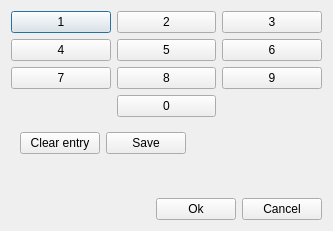
<?xml version="1.0" encoding="UTF-8"?>
<ui version="4.0">
 <class>CLogin</class>
 <widget class="QDialog" name="CLogin">
  <property name="geometry">
   <rect>
    <x>0</x>
    <y>0</y>
    <width>333</width>
    <height>231</height>
   </rect>
  </property>
  <property name="windowTitle">
   <string>Dialog</string>
  </property>
  <layout class="QVBoxLayout" name="verticalLayout">
   <item>
    <layout class="QGridLayout" name="gridLayout">
     <item row="0" column="0">
      <widget class="QPushButton" name="pPB1">
       <property name="text">
        <string>1</string>
       </property>
       <property name="digit" stdset="0">
        <string>1</string>
       </property>
      </widget>
     </item>
     <item row="0" column="1">
      <widget class="QPushButton" name="pPB2">
       <property name="text">
        <string>2</string>
       </property>
       <property name="digit" stdset="0">
        <string>2</string>
       </property>
      </widget>
     </item>
     <item row="0" column="2">
      <widget class="QPushButton" name="pPB3">
       <property name="text">
        <string>3</string>
       </property>
       <property name="digit" stdset="0">
        <string>3</string>
       </property>
      </widget>
     </item>
     <item row="1" column="0">
      <widget class="QPushButton" name="pPB4">
       <property name="text">
        <string>4</string>
       </property>
       <property name="digit" stdset="0">
        <string>4</string>
       </property>
      </widget>
     </item>
     <item row="1" column="1">
      <widget class="QPushButton" name="pPB5">
       <property name="text">
        <string>5</string>
       </property>
       <property name="digit" stdset="0">
        <string>5</string>
       </property>
      </widget>
     </item>
     <item row="1" column="2">
      <widget class="QPushButton" name="pPB6">
       <property name="text">
        <string>6</string>
       </property>
       <property name="digit" stdset="0">
        <string>6</string>
       </property>
      </widget>
     </item>
     <item row="2" column="0">
      <widget class="QPushButton" name="pPB7">
       <property name="text">
        <string>7</string>
       </property>
       <property name="digit" stdset="0">
        <string>7</string>
       </property>
      </widget>
     </item>
     <item row="2" column="1">
      <widget class="QPushButton" name="pPB8">
       <property name="text">
        <string>8</string>
       </property>
       <property name="digit" stdset="0">
        <string>8</string>
       </property>
      </widget>
     </item>
     <item row="2" column="2">
      <widget class="QPushButton" name="pPB9">
       <property name="text">
        <string>9</string>
       </property>
       <property name="digit" stdset="0">
        <string>9</string>
       </property>
      </widget>
     </item>
     <item row="3" column="1">
      <widget class="QPushButton" name="pPB0">
       <property name="text">
        <string>0</string>
       </property>
       <property name="digit" stdset="0">
        <string>0</string>
       </property>
      </widget>
     </item>
    </layout>
   </item>
   <item>
    <widget class="QWidget" name="pWidgetControls" native="true">
     <layout class="QHBoxLayout" name="horizontalLayout_2">
      <item>
       <widget class="QPushButton" name="pPBClear">
        <property name="text">
         <string>Clear entry</string>
        </property>
       </widget>
      </item>
      <item>
       <widget class="QPushButton" name="pPBSave">
        <property name="text">
         <string>Save</string>
        </property>
       </widget>
      </item>
      <item>
       <spacer name="horizontalSpacer">
        <property name="orientation">
         <enum>Qt::Horizontal</enum>
        </property>
        <property name="sizeHint" stdset="0">
         <size>
          <width>40</width>
          <height>20</height>
         </size>
        </property>
       </spacer>
      </item>
     </layout>
    </widget>
   </item>
   <item>
    <spacer name="verticalSpacer">
     <property name="orientation">
      <enum>Qt::Vertical</enum>
     </property>
     <property name="sizeHint" stdset="0">
      <size>
       <width>20</width>
       <height>40</height>
      </size>
     </property>
    </spacer>
   </item>
   <item>
    <layout class="QHBoxLayout" name="horizontalLayout">
     <item>
      <widget class="QLabel" name="pLInfo">
       <property name="text">
        <string/>
       </property>
       <property name="alignment">
        <set>Qt::AlignCenter</set>
       </property>
      </widget>
     </item>
     <item>
      <spacer name="horizontalSpacer_2">
       <property name="orientation">
        <enum>Qt::Horizontal</enum>
       </property>
       <property name="sizeHint" stdset="0">
        <size>
         <width>40</width>
         <height>20</height>
        </size>
       </property>
      </spacer>
     </item>
     <item>
      <widget class="QPushButton" name="pPBOk">
       <property name="enabled">
        <bool>true</bool>
       </property>
       <property name="text">
        <string>Ok</string>
       </property>
      </widget>
     </item>
     <item>
      <widget class="QPushButton" name="pPBCancel">
       <property name="text">
        <string>Cancel</string>
       </property>
      </widget>
     </item>
    </layout>
   </item>
  </layout>
 </widget>
 <tabstops>
  <tabstop>pPB1</tabstop>
  <tabstop>pPB2</tabstop>
  <tabstop>pPB3</tabstop>
  <tabstop>pPB4</tabstop>
  <tabstop>pPB5</tabstop>
  <tabstop>pPB6</tabstop>
  <tabstop>pPB7</tabstop>
  <tabstop>pPB8</tabstop>
  <tabstop>pPB9</tabstop>
  <tabstop>pPB0</tabstop>
  <tabstop>pPBClear</tabstop>
  <tabstop>pPBSave</tabstop>
  <tabstop>pPBCancel</tabstop>
  <tabstop>pPBOk</tabstop>
 </tabstops>
 <resources/>
 <connections/>
</ui>
